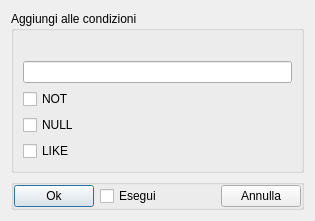
<?xml version="1.0" encoding="UTF-8"?>
<ui version="4.0">
 <class>AddToCondition</class>
 <widget class="QDialog" name="AddToCondition">
  <property name="windowModality">
   <enum>Qt::ApplicationModal</enum>
  </property>
  <property name="geometry">
   <rect>
    <x>0</x>
    <y>0</y>
    <width>315</width>
    <height>212</height>
   </rect>
  </property>
  <property name="windowTitle">
   <string>Dialog</string>
  </property>
  <layout class="QVBoxLayout" name="verticalLayout">
   <item>
    <widget class="QGroupBox" name="groupBoxAddToCondition">
     <property name="title">
      <string>Aggiungi alle condizioni</string>
     </property>
     <layout class="QVBoxLayout" name="verticalLayout_2">
      <property name="topMargin">
       <number>30</number>
      </property>
      <item>
       <widget class="QLineEdit" name="lineEditValue"/>
      </item>
      <item>
       <widget class="QCheckBox" name="checkBoxNOT">
        <property name="cursor">
         <cursorShape>PointingHandCursor</cursorShape>
        </property>
        <property name="text">
         <string>NOT</string>
        </property>
       </widget>
      </item>
      <item>
       <widget class="QCheckBox" name="checkBoxNULL">
        <property name="cursor">
         <cursorShape>PointingHandCursor</cursorShape>
        </property>
        <property name="text">
         <string>NULL</string>
        </property>
       </widget>
      </item>
      <item>
       <widget class="QCheckBox" name="checkBoxLIKE">
        <property name="cursor">
         <cursorShape>PointingHandCursor</cursorShape>
        </property>
        <property name="text">
         <string>LIKE</string>
        </property>
       </widget>
      </item>
     </layout>
    </widget>
   </item>
   <item>
    <widget class="QGroupBox" name="groupBoxZero">
     <property name="sizePolicy">
      <sizepolicy hsizetype="MinimumExpanding" vsizetype="Maximum">
       <horstretch>0</horstretch>
       <verstretch>0</verstretch>
      </sizepolicy>
     </property>
     <property name="title">
      <string/>
     </property>
     <layout class="QHBoxLayout" name="horizontalLayout">
      <property name="leftMargin">
       <number>0</number>
      </property>
      <property name="topMargin">
       <number>0</number>
      </property>
      <property name="rightMargin">
       <number>0</number>
      </property>
      <property name="bottomMargin">
       <number>0</number>
      </property>
      <item>
       <widget class="QPushButton" name="pushButtonOk">
        <property name="sizePolicy">
         <sizepolicy hsizetype="Maximum" vsizetype="Fixed">
          <horstretch>0</horstretch>
          <verstretch>0</verstretch>
         </sizepolicy>
        </property>
        <property name="cursor">
         <cursorShape>PointingHandCursor</cursorShape>
        </property>
        <property name="text">
         <string>Ok</string>
        </property>
       </widget>
      </item>
      <item>
       <widget class="QCheckBox" name="checkBoxExecute">
        <property name="cursor">
         <cursorShape>PointingHandCursor</cursorShape>
        </property>
        <property name="text">
         <string>Esegui</string>
        </property>
       </widget>
      </item>
      <item>
       <widget class="QPushButton" name="pushButtonCancel">
        <property name="sizePolicy">
         <sizepolicy hsizetype="Maximum" vsizetype="Fixed">
          <horstretch>0</horstretch>
          <verstretch>0</verstretch>
         </sizepolicy>
        </property>
        <property name="cursor">
         <cursorShape>PointingHandCursor</cursorShape>
        </property>
        <property name="text">
         <string>Annulla</string>
        </property>
       </widget>
      </item>
     </layout>
    </widget>
   </item>
  </layout>
 </widget>
 <resources/>
 <connections/>
</ui>
